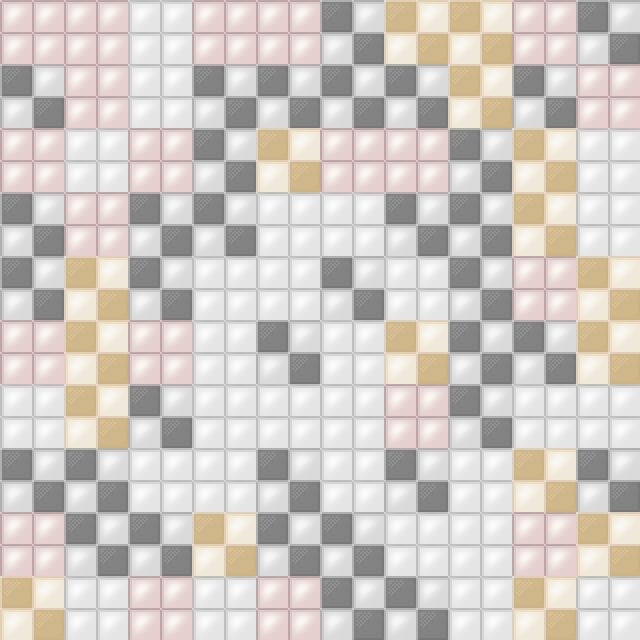

This game map was drawn from its Tiled (.tmx) file and the tilesets committed beside it. A one-line description and the trimmed map source follow:
An orthogonal 10x10 tile map with 64x64 px tiles, 1 tile layer (Tile Layer 1).

<map version="1.0" orientation="orthogonal" width="10" height="10" tilewidth="64" tileheight="64">
 <tileset firstgid="1" name="tileset_version_10_big" tilewidth="64" tileheight="64">
  <image source="../img/map/tileset_version_10_big.png" width="960" height="2432" />
 </tileset>
 <layer name="Tile Layer 1" width="10" height="10">
  <data>[100 cells, 100 non-empty, 4 distinct tile ids]</data>
 </layer>
</map>
